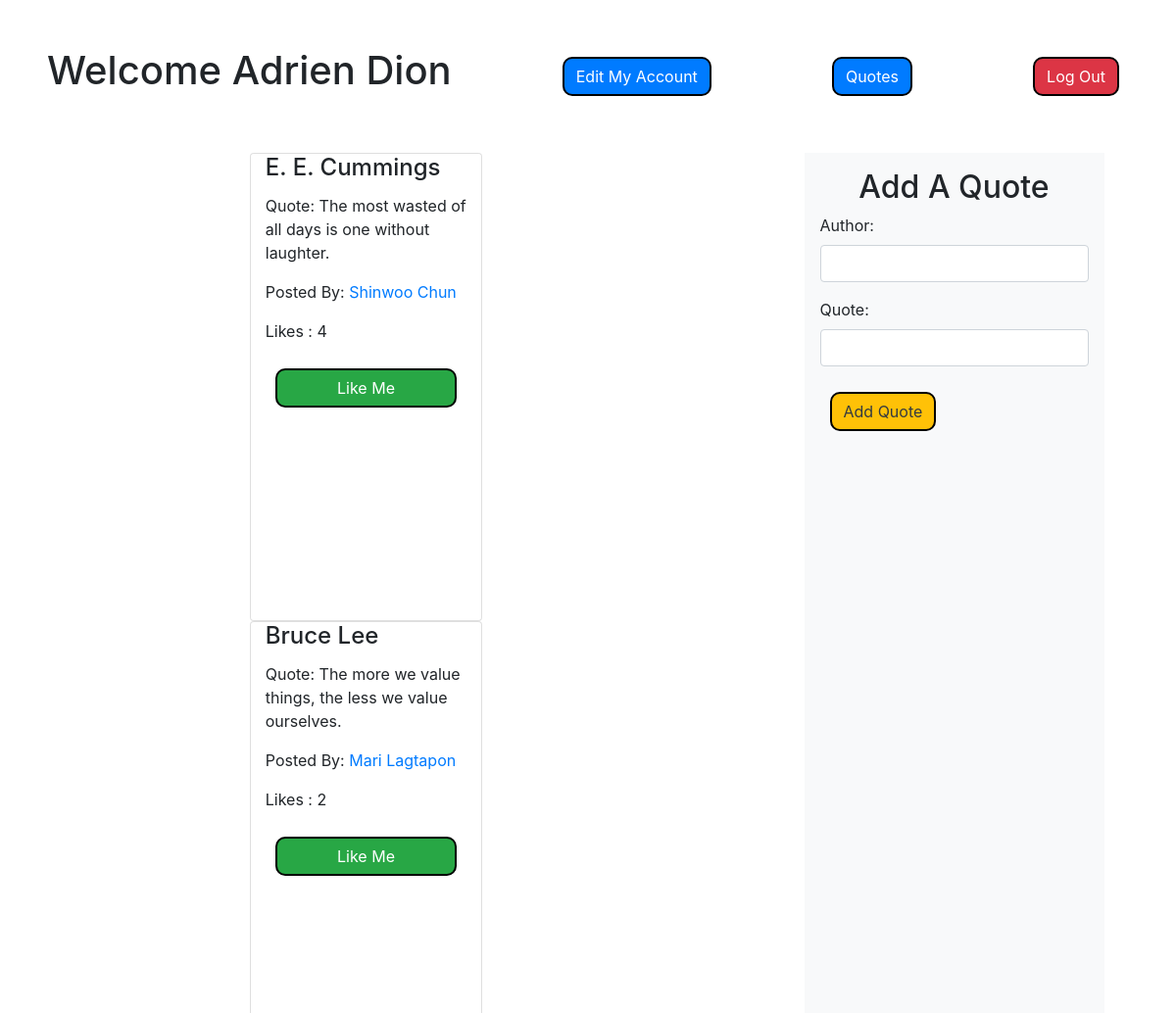
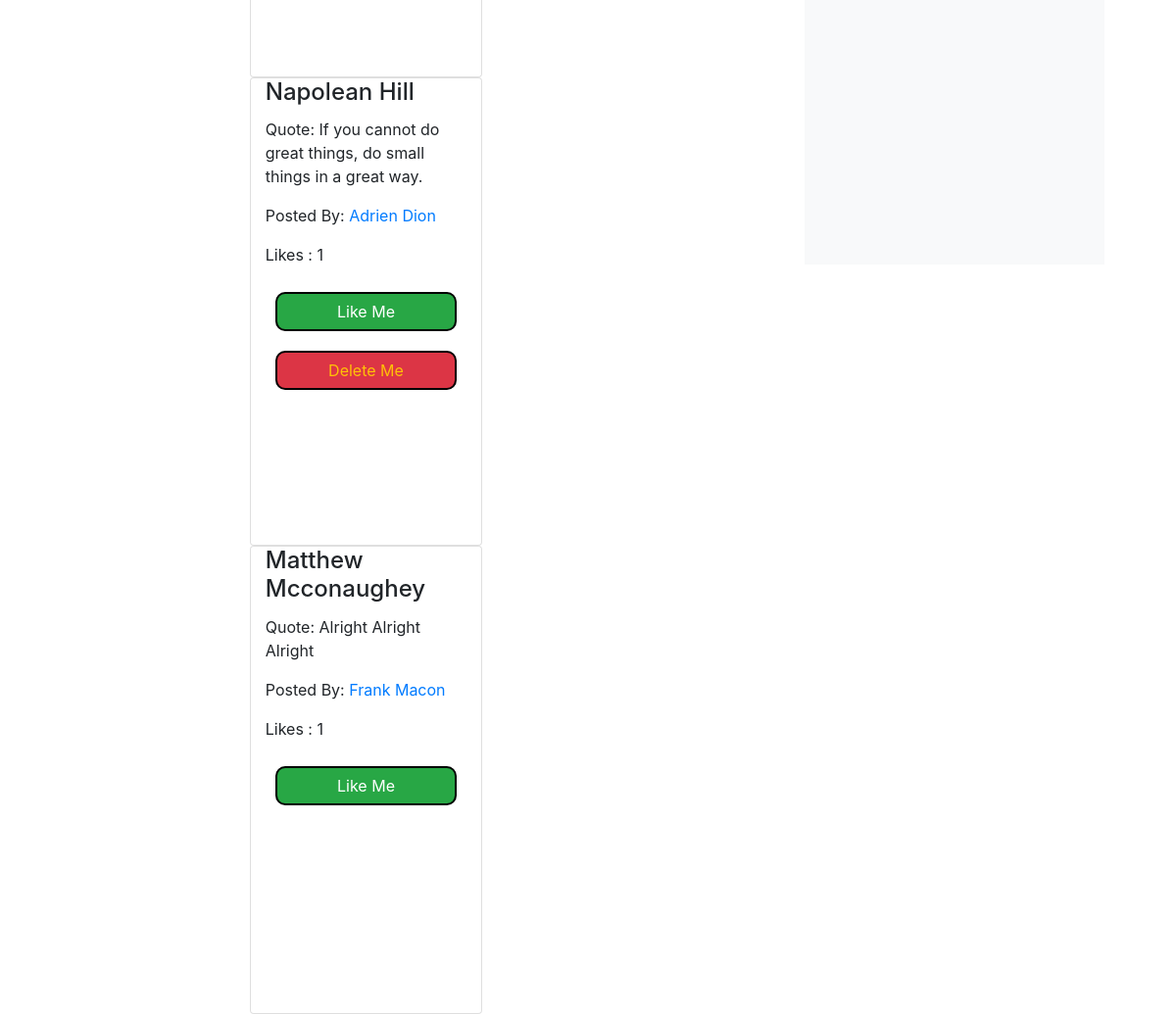
Page /dashboard (signed in) on the committed database (2 pictures, top to bottom).
### quote_dash_app/models.py (models this page shows, shortened)
class User(models.Model):
    first_name = models.CharField(max_length=45)
    last_name = models.CharField(max_length=45)
    email = models.CharField(max_length=255)
    password = models.CharField(max_length=255)
    created_at = models.DateTimeField(auto_now_add=True)
    updated_at = models.DateTimeField(auto_now=True)
    objects = UserManager()

class Quote(models.Model):
    author=models.CharField(max_length=255)
    quote= models.TextField()
    user=models.ForeignKey(User, related_name="quotes", on_delete=models.CASCADE)
    likes=models.ManyToManyField(User,related_name="liked_by")
    created_at = models.DateTimeField(auto_now_add=True)
    updated_at = models.DateTimeField(auto_now=True)
    objects = QuoteManager()

### quote_dash_app/views.py (the view)
# urls.py: path('dashboard', views.dashboard),
def dashboard(request):
    if 'user_id' not in request.session:
        return redirect('/')
    else:
        context = {
            'user' : User.objects.get(id=request.session['user_id']),
            'all_quotes' : Quote.objects.all()
        }
        return render(request, 'dashboard.html', context)

### quote_dash_app/templates/dashboard.html (shortened to what this page needs)
<!DOCTYPE html>
<html lang="en">
<head>
    <link rel="stylesheet" href="https://stackpath.bootstrapcdn.com/bootstrap/4.4.1/css/bootstrap.min.css">
</head>
<body>
    <div class="d-flex justify-content-between p-5">
        <h1 class="text-center">Welcome {{user.first_name}} {{user.last_name}}</h1>
        <a href="/edit_user" class="btn btn-primary">Edit My Account</a>
        <a href="/show_user/{{user.id}}" class="btn btn-primary">Quotes</a>
        <a href="/logout" class="btn btn-danger">Log Out</a>
    </div>
    <div class="d-flex justify-content-around">
        <div class="col-6 d-flex flex-column justify-content-around align-items-center">
            {% for quote in all_quotes %}
                <div class="card col-5">
                <h4 class="card-title" style="background-color: {{quote.color}}">{{quote.author}}</h4>
                    <p class="card-text">Quote: {{quote.quote}}</p>
                    <p>Posted By: <a href="/show_user/{{quote.user.id}}">{{quote.user.first_name}} {{quote.user.last_name}}</a></p>
                    <p class="card-text">Likes : {{quote.likes.count}}</p>
                    <a href="/like/{{quote.id}}/{{user.id}}" class="btn btn-success">Like Me</a>
                    {% if quote.user.id == user.id %}
                    <a href="/delete_quote/{{quote.id}}" class="btn btn-danger btn-outline-warning">Delete Me</a>
                    {% endif %}
                </div>
            {% endfor %}
        </div>
            <form action="/create_quote" method="post" class="col=6 bg-light p-3">
                <h2 class="text-center">Add A Quote</h2>
                <div class="form-group">
                    <label for="author">Author:</label>
                    <input type="text" name="author" class="text form-control">
                </div>
                <div class="form-group">
                    <label for="quote">Quote:</label>
                    <input type="text" name="quote"  class="text form-control">
                </div>
        <input type="submit" value="Add Quote" class="btn btn-warning btn-outline-dark">
        </form>
    </div>
</body>
</html>

### quote_dash_app/templates/dashboard.html (style rules this page uses)
.btn { border: 2px solid black; border-radius: 10px; margin: 10px; }

### rows in the picture
User: first_name "Adrien", last_name "Dion"
Quote: author "E. E. Cummings", quote "The most wasted of all days is one without laughter.", user.first_name "Shinwoo", user.last_name "Chun", likes.count "4"
Quote: author "Bruce Lee", quote "The more we value things, the less we value ourselves.", user.first_name "Mari", user.last_name "Lagtapon", likes.count "2"
Quote: author "Napolean Hill", quote "If you cannot do great things, do small things in a great way.", user.first_name "Adrien", user.last_name "Dion", likes.count "1"
Quote: author "Matthew Mcconaughey", quote "Alright Alright Alright", user.first_name "Frank", user.last_name "Macon", likes.count "1"
